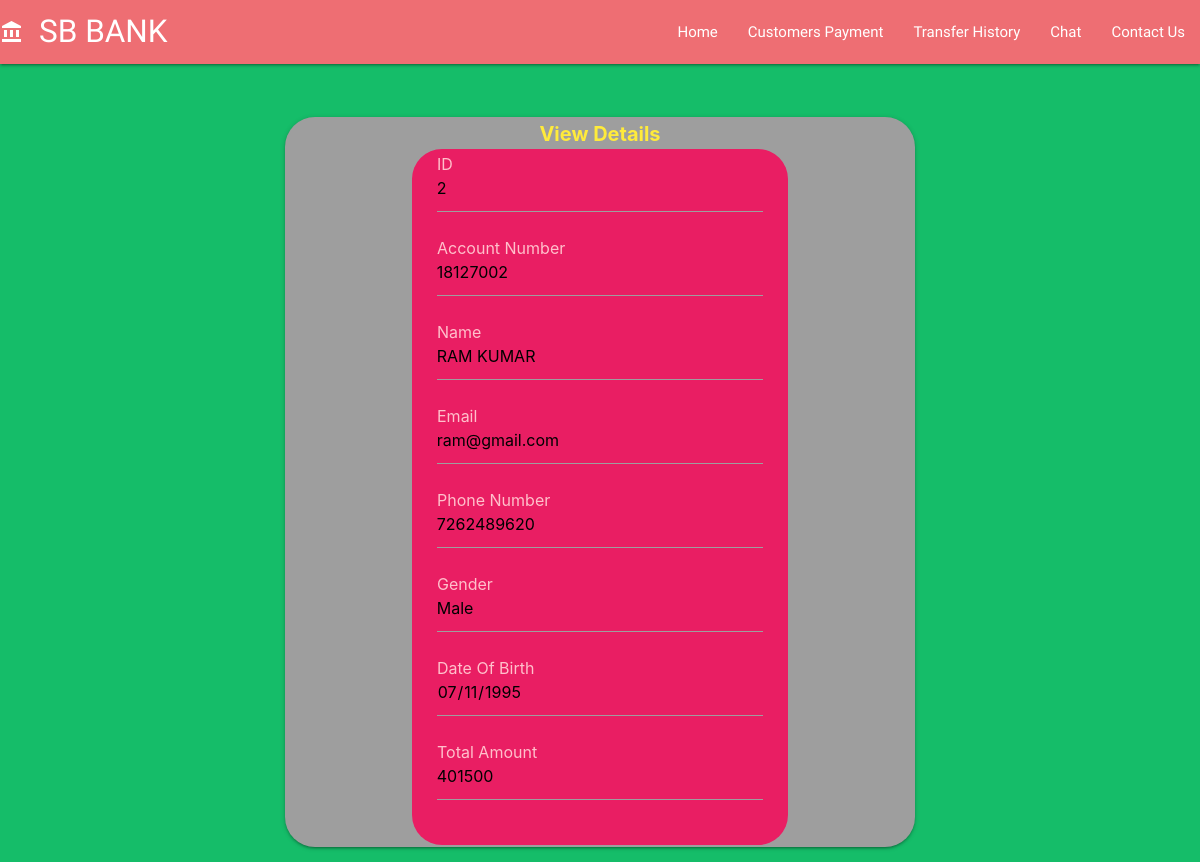
Page /6.php?IDs=2 on the committed database.
### tables this page shows
CREATE TABLE `bank` (
  `ID` int(255) NOT NULL,
  `AccNo` int(255) NOT NULL,
  `Name` varchar(255) NOT NULL,
  `Mail` varchar(255) NOT NULL,
  `Phone` varchar(255) NOT NULL,
  `Gender` varchar(255) NOT NULL,
  `Dob` date NOT NULL,
  `Amount` int(255) NOT NULL
);

### 6.php (the view, shortened to what this page needs)
<!DOCTYPE html>
<html lang="en">
<head>
    <?php include 'link.php' ?>
</head>
<body>
<nav>
        <div class="nav-wrapper ">
          <a href="#!" class="brand-logo" id="sb"><i class="large material-icons">account_balance</i>SB BANK</a>
          <ul class="right hide-on-med-and-down">
            <li><a href="index.php" class="sm">Home</a></li>
            <li><a href="tabledisplay.php" class="sm">Customers Payment</a></li>
            <li><a href="alltran.php" class="sm">Transfer History</a></li>
            <li><a href="chat.php" class="sm">Chat</a></li>
            <li><a href="contact.php" class="sm">Contact Us</a></li>
          </ul>
        </div>
      </nav>
<br>
<br>
<div class="container">
    <div class="card grey">
    <div class="yellow-text center-align" style="font-size:20px; font-weight:bold;">View Details</div>
    <div class="card-body">
          <form action="<?php echo htmlentities($_SERVER['PHP_SELF']); ?>" method="POST">
          <div class="alert pink">
          <div class="row">
          <div class="col s12 m12">
          <?php
        include 'connection.php';
        $IDk = $_GET['IDs'];
        $q = "select * from bank where ID = $IDk";
        $query = mysqli_query($con,$q);
        while($res = mysqli_fetch_array($query)){
        ?>
        <div class="input-field col s12">
          <label style="color: pink; font-size:20px;">ID</label>
          <input placeholder="id" type="number" class="validate" value="<?php echo $res['ID'];  ?>" readonly required>
        </div>
        <div class="input-field col s12">
          <label style="color: pink; font-size:20px;">Account Number</label>
          <input placeholder="iacc no" type="number" class="validate" value="<?php echo $res['AccNo'];  ?>" readonly required>
        </div>
        <div class="input-field col s12">
          <label style="color: pink; font-size:20px;">Name</label>
          <input placeholder="full name" type="text" class="validate" value="<?php echo $res['Name'];  ?>" readonly required>
        </div>
        <div class="input-field col s12">
          <label style="color: pink; font-size:20px;">Email</label>
          <input placeholder="mail id" type="email" class="validate" value="<?php echo $res['Mail'];  ?>" readonly required>
        </div>
        <div class="input-field col s12">
          <label style="color: pink; font-size:20px;">Phone Number</label>
          <input placeholder="mobile no" type="number" class="validate" value="<?php echo $res['Phone'];  ?>" readonly required>
        </div>
        <div class="input-field col s12">
          <label style="color: pink; font-size:20px;">Gender</label>
          <input placeholder="gender" type="text" class="validate" value="<?php echo $res['Gender'];  ?>" readonly required>
        </div>
        <div class="input-field col s12">
          <label style="color: pink; font-size:20px;">Date Of Birth</label>
          <input placeholder="dob" type="date" class="validate" value="<?php echo $res['Dob'];  ?>" readonly required>
        </div>
        <div class="input-field col s12">
          <label style="color: pink; font-size:20px;">Total Amount</label>
          <input placeholder="amount" type="number" class="validate" value="<?php echo $res['Amount'];  ?>" readonly required>
        </div>
        <?php
 }
  ?>
      </div>
      </div>
      </div>
      </form>
</div>
</div>
</div>
</body>
</html>

### 6.php (style rules this page uses)
* { margin: 0; padding: 0; box-sizing: border-box; }
#sb { font-family: 'Creepster', cursive; }
.sm { font-family: 'Fredericka the Great', cursive; }
body { background: #15bd69; }
.card { width: 75%; margin-left: auto; margin-right: auto; border:2px solid transparent; border-radius: 30px; }
.alert { width: 60%; margin-left: auto; margin-right: auto; border:2px solid transparent; border-radius: 30px; }
body { animation: contact-bg 35s infinite; }

### rows in the picture
bank: ID "2", AccNo "18127002", Name "RAM KUMAR", Mail "ram@gmail.com", Phone "7262489620", Gender "Male", Dob "07/11/1995", Amount "401500"
